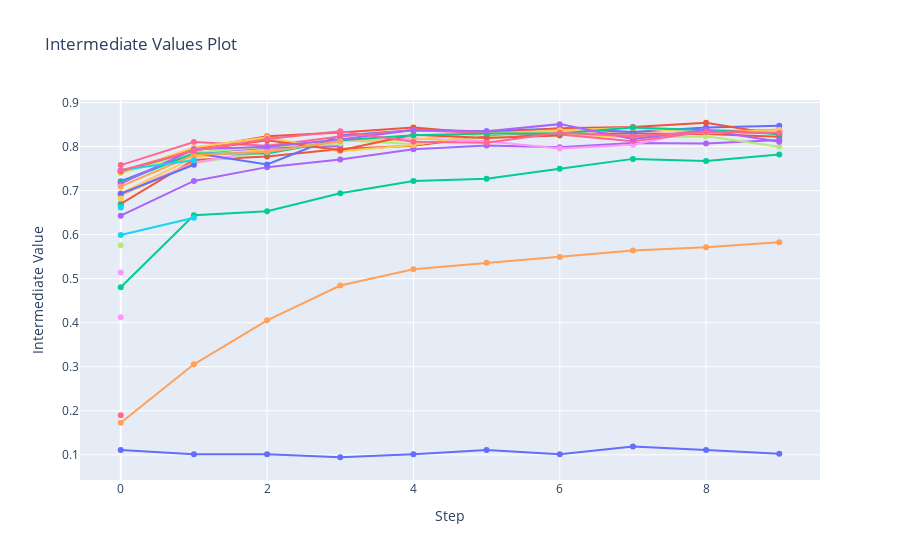

The notebook cell this image was saved under:
### Markdown cell above
#### Intermediate Values (Learning Curves)

Shows the intermediate performance reported during training (e.g., per epoch). It helps identify:

* how pruners made decisions,
* which trials improved quickly,
* noisy or unstable training runs.

##### Axes Explanation

**X-axis — Epoch / Step**

* Shows training progress (epoch or step number).
* **Each tick** = a point where `trial.report()` was called.

**Y-axis — Intermediate Metric Value**

* Shows the metric you reported during training
  (e.g., validation loss, accuracy, RMSE).
* **Each tick** = a possible value of that metric.

**Lines**

* Each line = one Optuna trial and how its performance changed over training.

### Code cell
from optuna.visualization import plot_intermediate_values
plot_intermediate_values(study)

### Figure 1 — Plotly figure (JSON) as saved in the notebook; plotly's stock layout.template omitted (floating-point values rounded to 4 significant figures)
{"data": [{"marker": {"maxdisplayed": 10}, "mode": "lines+markers", "name": "Trial0", "type": "scatter", "x": [0, 1, 2, 3, 4, 5, 6, 7, 8, 9], "y": [0.1109, 0.1016, 0.1016, 0.09453, 0.1016, 0.1109, 0.1016, 0.1187, 0.1109, 0.1023]}, {"marker": {"maxdisplayed": 10}, "mode": "lines+markers", "name": "Trial1", "type": "scatter", "x": [0, 1, 2, 3, 4, 5, 6, 7, 8, 9], "y": [0.6695, 0.7695, 0.7773, 0.7945, 0.8016, 0.8227, 0.8289, 0.8297, 0.8281, 0.8219]}, {"marker": {"maxdisplayed": 10}, "mode": "lines+markers", "name": "Trial2", "type": "scatter", "x": [0, 1, 2, 3, 4, 5, 6, 7, 8, 9], "y": [0.4805, 0.6438, 0.6531, 0.6937, 0.7219, 0.7266, 0.7492, 0.7719, 0.7672, 0.782]}, {"marker": {"maxdisplayed": 10}, "mode": "lines+markers", "name": "Trial3", "type": "scatter", "x": [0, 1, 2, 3, 4, 5, 6, 7, 8, 9], "y": [0.643, 0.7219, 0.7531, 0.7703, 0.7937, 0.8023, 0.7984, 0.8078, 0.807, 0.8148]}, {"marker": {"maxdisplayed": 10}, "mode": "lines+markers", "name": "Trial4", "type": "scatter", "x": [0, 1, 2, 3, 4, 5, 6, 7, 8, 9], "y": [0.1727, 0.3055, 0.4055, 0.4844, 0.5211, 0.5359, 0.5492, 0.5641, 0.5711, 0.5828]}, {"marker": {"maxdisplayed": 10}, "mode": "lines+markers", "name": "Trial5", "type": "scatter", "x": [0, 1], "y": [0.5992, 0.6383]}, {"marker": {"maxdisplayed": 10}, "mode": "lines+markers", "name": "Trial6", "type": "scatter", "x": [0], "y": [0.1898]}, {"marker": {"maxdisplayed": 10}, "mode": "lines+markers", "name": "Trial7", "type": "scatter", "x": [0, 1, 2, 3, 4, 5, 6, 7, 8, 9], "y": [0.6906, 0.7617, 0.7883, 0.8141, 0.8055, 0.8195, 0.8352, 0.8195, 0.8234, 0.7992]}, {"marker": {"maxdisplayed": 10}, "mode": "lines+markers", "name": "Trial8", "type": "scatter", "x": [0, 1, 2, 3, 4, 5, 6, 7, 8, 9], "y": [0.693, 0.7633, 0.7922, 0.8133, 0.818, 0.8117, 0.7953, 0.8039, 0.8391, 0.8313]}, {"marker": {"maxdisplayed": 10}, "mode": "lines+markers", "name": "Trial9", "type": "scatter", "x": [0, 1, 2, 3, 4, 5, 6, 7, 8, 9], "y": [0.6937, 0.775, 0.7945, 0.8156, 0.8148, 0.8328, 0.8281, 0.8203, 0.8336, 0.8352]}, {"marker": {"maxdisplayed": 10}, "mode": "lines+markers", "name": "Trial10", "type": "scatter", "x": [0, 1, 2, 3, 4, 5, 6, 7, 8, 9], "y": [0.7211, 0.7852, 0.7594, 0.825, 0.8367, 0.8344, 0.8406, 0.8328, 0.843, 0.8469]}, {"marker": {"maxdisplayed": 10}, "mode": "lines+markers", "name": "Trial11", "type": "scatter", "x": [0, 1, 2, 3, 4, 5, 6, 7, 8, 9], "y": [0.7422, 0.7945, 0.8234, 0.832, 0.843, 0.8297, 0.8414, 0.8445, 0.8539, 0.8266]}, {"marker": {"maxdisplayed": 10}, "mode": "lines+markers", "name": "Trial12", "type": "scatter", "x": [0], "y": [0.6672]}, {"marker": {"maxdisplayed": 10}, "mode": "lines+markers", "name": "Trial13", "type": "scatter", "x": [0, 1, 2, 3], "y": [0.7445, 0.7852, 0.7969, 0.8008]}, {"marker": {"maxdisplayed": 10}, "mode": "lines+markers", "name": "Trial14", "type": "scatter", "x": [0, 1], "y": [0.6898, 0.7617]}, {"marker": {"maxdisplayed": 10}, "mode": "lines+markers", "name": "Trial15", "type": "scatter", "x": [0], "y": [0.6617]}, {"marker": {"maxdisplayed": 10}, "mode": "lines+markers", "name": "Trial16", "type": "scatter", "x": [0, 1, 2, 3, 4, 5, 6, 7, 8, 9], "y": [0.7578, 0.8102, 0.8016, 0.8227, 0.8367, 0.8305, 0.8273, 0.8117, 0.8336, 0.8383]}, {"marker": {"maxdisplayed": 10}, "mode": "lines+markers", "name": "Trial17", "type": "scatter", "x": [0, 1, 2, 3], "y": [0.7398, 0.7859, 0.7992, 0.807]}, {"marker": {"maxdisplayed": 10}, "mode": "lines+markers", "name": "Trial18", "type": "scatter", "x": [0], "y": [0.4125]}, {"marker": {"maxdisplayed": 10}, "mode": "lines+markers", "name": "Trial19", "type": "scatter", "x": [0, 1, 2, 3, 4, 5, 6, 7, 8, 9], "y": [0.7406, 0.7977, 0.8211, 0.7891, 0.8031, 0.8297, 0.8367, 0.8422, 0.8305, 0.8375]}, {"marker": {"maxdisplayed": 10}, "mode": "lines+markers", "name": "Trial20", "type": "scatter", "x": [0, 1], "y": [0.693, 0.7586]}, {"marker": {"maxdisplayed": 10}, "mode": "lines+markers", "name": "Trial21", "type": "scatter", "x": [0, 1, 2, 3, 4, 5, 6], "y": [0.7438, 0.7906, 0.8141, 0.7914, 0.8266, 0.8195, 0.825]}, {"marker": {"maxdisplayed": 10}, "mode": "lines+markers", "name": "Trial22", "type": "scatter", "x": [0, 1, 2, 3, 4, 5, 6, 7, 8, 9], "y": [0.7188, 0.7844, 0.7844, 0.8141, 0.8258, 0.8297, 0.8297, 0.843, 0.8367, 0.8281]}, {"marker": {"maxdisplayed": 10}, "mode": "lines+markers", "name": "Trial23", "type": "scatter", "x": [0, 1, 2, 3, 4, 5, 6, 7, 8, 9], "y": [0.7156, 0.7937, 0.7992, 0.8156, 0.8375, 0.8344, 0.8508, 0.8172, 0.8375, 0.8109]}, {"marker": {"maxdisplayed": 10}, "mode": "lines+markers", "name": "Trial24", "type": "scatter", "x": [0, 1, 2, 3], "y": [0.7094, 0.7805, 0.7875, 0.8125]}, {"marker": {"maxdisplayed": 10}, "mode": "lines+markers", "name": "Trial25", "type": "scatter", "x": [0, 1], "y": [0.7469, 0.7688]}, {"marker": {"maxdisplayed": 10}, "mode": "lines+markers", "name": "Trial26", "type": "scatter", "x": [0, 1, 2, 3, 4, 5, 6, 7, 8, 9], "y": [0.7453, 0.7906, 0.8172, 0.8344, 0.8109, 0.8086, 0.8313, 0.8234, 0.8328, 0.8305]}, {"marker": {"maxdisplayed": 10}, "mode": "lines+markers", "name": "Trial27", "type": "scatter", "x": [0], "y": [0.5758]}, {"marker": {"maxdisplayed": 10}, "mode": "lines+markers", "name": "Trial28", "type": "scatter", "x": [0], "y": [0.5141]}, {"marker": {"maxdisplayed": 10}, "mode": "lines+markers", "name": "Trial29", "type": "scatter", "x": [0], "y": [0.682]}], "layout": {"showlegend": false, "title": {"text": "Intermediate Values Plot"}, "xaxis": {"title": {"text": "Step"}}, "yaxis": {"title": {"text": "Intermediate Value"}}}}
